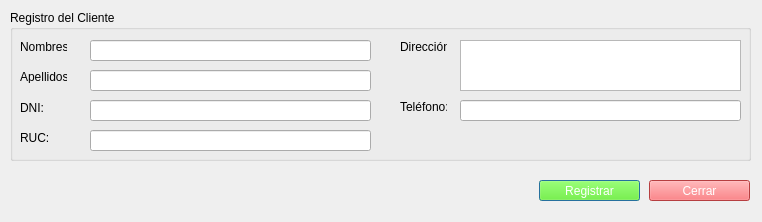
<?xml version="1.0" encoding="UTF-8"?>
<ui version="4.0">
 <class>registrarCliente</class>
 <widget class="QDialog" name="registrarCliente">
  <property name="geometry">
   <rect>
    <x>0</x>
    <y>0</y>
    <width>762</width>
    <height>222</height>
   </rect>
  </property>
  <property name="windowTitle">
   <string>Dialog</string>
  </property>
  <widget class="QGroupBox" name="groupBox">
   <property name="geometry">
    <rect>
     <x>10</x>
     <y>10</y>
     <width>741</width>
     <height>151</height>
    </rect>
   </property>
   <property name="title">
    <string>Registro del Cliente</string>
   </property>
   <widget class="QLabel" name="label">
    <property name="geometry">
     <rect>
      <x>10</x>
      <y>30</y>
      <width>47</width>
      <height>13</height>
     </rect>
    </property>
    <property name="text">
     <string>Nombres:</string>
    </property>
   </widget>
   <widget class="QLineEdit" name="txtTelefono">
    <property name="geometry">
     <rect>
      <x>450</x>
      <y>90</y>
      <width>281</width>
      <height>21</height>
     </rect>
    </property>
   </widget>
   <widget class="QLabel" name="label_5">
    <property name="geometry">
     <rect>
      <x>390</x>
      <y>90</y>
      <width>47</width>
      <height>13</height>
     </rect>
    </property>
    <property name="text">
     <string>Teléfono:</string>
    </property>
   </widget>
   <widget class="QLabel" name="label_2">
    <property name="geometry">
     <rect>
      <x>10</x>
      <y>60</y>
      <width>47</width>
      <height>13</height>
     </rect>
    </property>
    <property name="text">
     <string>Apellidos:</string>
    </property>
   </widget>
   <widget class="QLabel" name="label_4">
    <property name="geometry">
     <rect>
      <x>390</x>
      <y>30</y>
      <width>47</width>
      <height>13</height>
     </rect>
    </property>
    <property name="text">
     <string>Dirección:</string>
    </property>
   </widget>
   <widget class="QLineEdit" name="txtNombres">
    <property name="geometry">
     <rect>
      <x>80</x>
      <y>30</y>
      <width>281</width>
      <height>21</height>
     </rect>
    </property>
    <property name="maxLength">
     <number>50</number>
    </property>
   </widget>
   <widget class="QLineEdit" name="txtApellidos">
    <property name="geometry">
     <rect>
      <x>80</x>
      <y>60</y>
      <width>281</width>
      <height>21</height>
     </rect>
    </property>
    <property name="maxLength">
     <number>50</number>
    </property>
   </widget>
   <widget class="QTextEdit" name="txtDireccion">
    <property name="geometry">
     <rect>
      <x>450</x>
      <y>30</y>
      <width>281</width>
      <height>51</height>
     </rect>
    </property>
    <property name="cursor" stdset="0">
     <cursorShape>IBeamCursor</cursorShape>
    </property>
   </widget>
   <widget class="QLineEdit" name="txtDni">
    <property name="geometry">
     <rect>
      <x>80</x>
      <y>90</y>
      <width>281</width>
      <height>21</height>
     </rect>
    </property>
    <property name="maxLength">
     <number>50</number>
    </property>
   </widget>
   <widget class="QLabel" name="label_13">
    <property name="geometry">
     <rect>
      <x>10</x>
      <y>90</y>
      <width>61</width>
      <height>16</height>
     </rect>
    </property>
    <property name="text">
     <string>DNI:</string>
    </property>
   </widget>
   <widget class="QLabel" name="label_15">
    <property name="geometry">
     <rect>
      <x>10</x>
      <y>120</y>
      <width>61</width>
      <height>16</height>
     </rect>
    </property>
    <property name="text">
     <string>RUC:</string>
    </property>
   </widget>
   <widget class="QLineEdit" name="txtRuc">
    <property name="geometry">
     <rect>
      <x>80</x>
      <y>120</y>
      <width>281</width>
      <height>21</height>
     </rect>
    </property>
    <property name="maxLength">
     <number>50</number>
    </property>
   </widget>
  </widget>
  <widget class="QPushButton" name="cmdRegistrar">
   <property name="geometry">
    <rect>
     <x>539</x>
     <y>180</y>
     <width>101</width>
     <height>21</height>
    </rect>
   </property>
   <property name="cursor">
    <cursorShape>PointingHandCursor</cursorShape>
   </property>
   <property name="styleSheet">
    <string notr="true">color: rgb(255, 255, 255);
background-color: rgb(85, 255, 0);
font: 10pt &quot;MS Shell Dlg 2&quot;;</string>
   </property>
   <property name="text">
    <string>Registrar</string>
   </property>
  </widget>
  <widget class="QPushButton" name="cmdCerrar">
   <property name="geometry">
    <rect>
     <x>649</x>
     <y>180</y>
     <width>101</width>
     <height>21</height>
    </rect>
   </property>
   <property name="cursor">
    <cursorShape>PointingHandCursor</cursorShape>
   </property>
   <property name="styleSheet">
    <string notr="true">color: rgb(255, 255, 255);
background-color: rgb(255, 87, 90);
font: 10pt &quot;MS Shell Dlg 2&quot;;</string>
   </property>
   <property name="text">
    <string>Cerrar</string>
   </property>
  </widget>
 </widget>
 <tabstops>
  <tabstop>txtNombres</tabstop>
  <tabstop>txtApellidos</tabstop>
  <tabstop>txtDni</tabstop>
  <tabstop>txtRuc</tabstop>
  <tabstop>txtDireccion</tabstop>
  <tabstop>txtTelefono</tabstop>
  <tabstop>cmdRegistrar</tabstop>
  <tabstop>cmdCerrar</tabstop>
 </tabstops>
 <resources/>
 <connections/>
</ui>
